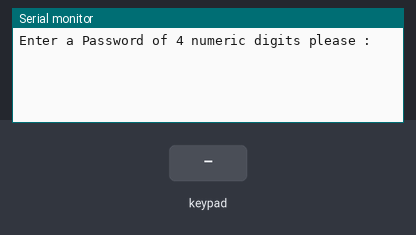
Recording of a sketch running on a simulated Arduino Uno, built with avr-gcc and run on an emulated ATmega328P. Shown: the last lines printed to the serial monitor. Inputs (shaded band) come from the test bench.

Above: at 1.2 s.
1.3 s: key '1' pressed
At 2.0 s:
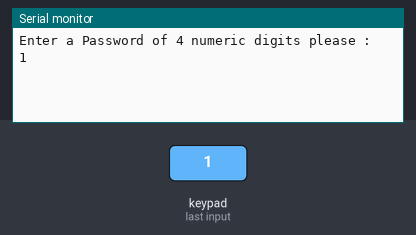
2.8 s: keypad keys 1 2 3 4 # pressed 0.4 s apart
At 5.7 s:
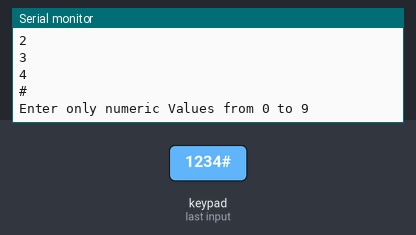
6.3 s: key 'A' pressed
At 6.8 s:
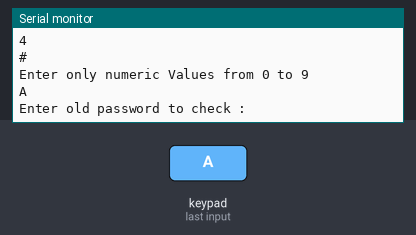
7.8 s: keypad keys 1 2 3 4 pressed 0.4 s apart
At 10.5 s:
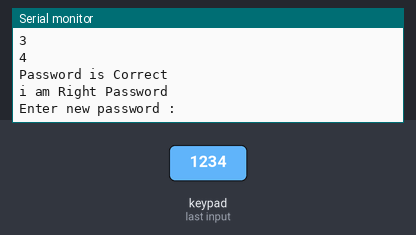
10.9 s: key 'B' pressed
At 11.7 s:
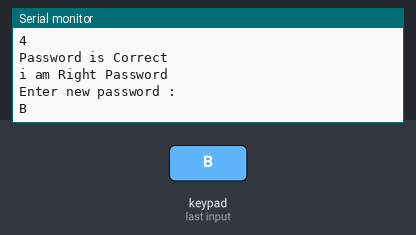
12.4 s: keypad keys 1 2 3 4 * pressed 0.4 s apart
At 13.48 s:
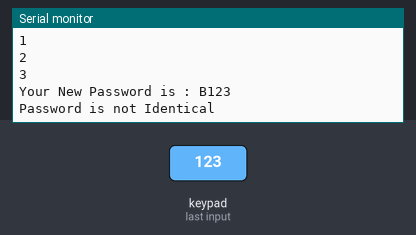
Timing chart, 0 to 15.4 s (numbered marks = the images above; inputs shaded):
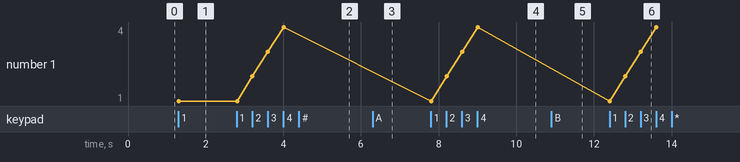

Measured:
- after the input at 1.3 s, the serial monitor: prints a new line at once (image 1)
- after the input at 2.8 s, the serial monitor: prints a new line after 0.40 s (image 2)
- after the input at 6.3 s, the serial monitor: prints a new line at once (image 3)
- after the input at 7.8 s, the serial monitor: prints a new line at once (image 4)
- after the input at 10.9 s, the serial monitor: prints a new line at once (image 5)
- after the input at 12.4 s, the serial monitor: prints a new line at once (image 6)

The sketch:

keypad_Auth_03.ino
```cpp
#include <Keypad.h> //include header file

// Define the rows and columns of the keypad 4x4
const byte ROWS = 4; // Four rows
const byte COLS = 4; // Four columns

// Define the symbols on the buttons of the keypad using two diementions array
char keys[ROWS][COLS] = {
  {'1','2','3','A'},
  {'4','5','6','B'},
  {'7','8','9','C'},
  {'*','0','#','D'}
};

// Connect keypad ROW0, ROW1, ROW2 and ROW3 to these Arduino pins.(digital pins)
byte rowPins[ROWS] = {9, 8, 7, 6}; // Rows 0 to 3

// Connect keypad COL0, COL1 and COL2 to these Arduino pins.(digital pins)
byte colPins[COLS] = {5, 4, 3, 2}; // Columns 0 to 3

// Create the Keypad object
Keypad mykeypad = Keypad(makeKeymap(keys), rowPins, colPins, ROWS, COLS);//takes function that takes keys as a map
//////////////////////////////////GLOBAL VARIABLES//////////////////////////////////////////
char enteredPassword[4];//store entered password entered by user in an array
byte i = 0;//global counter to  iterate over entered password
char correctPassword[4] = {'1','2','3','4'};// store correct password in an array
byte countWrong = 0; // counts wrong digits entered
char symbols[6] = {'A','B','C','D','#','*'};//* for outside authentaction and # for inside authentaction
byte countWrongPasswords = 0;

//////////////////////////////GLOBAL FUNCTIONS/////////////////////////////////////
void optionMenu(char symbol);
void enterPassword();
bool passwordCheck();
// void confirmPassword();
void callPolice();//instead of confirm function
void resetPassword();
void clearPassword();
void noRepeatedPassword();
void rightPassword();
void wrongPassword_firstTime();
void wrongPassword_secondTime();
void wrongPassword_thirdTime();
void wrongPassword_fourthTime();
void WrongPasswords(byte w);
void lockSystem();
void outsideAuth();
void insideAuth();
//////////////////////////////////SETUP FUNCTION///////////////////////////////////
void setup() {
  Serial.begin(9600);//initate bandwidth of data to 9600 with serial monitor
  Serial.println("Enter a Password of 4 numeric digits please :");

}
////////////////////////////LOOP FUNCTION///////////////////////////////////////////
void loop() {
  enterPassword();
  // passwordCheck();
  // WrongPasswords(countWrongPasswords);
}
////////////////////////////////////FUNCTIONS IMPLEMENTATIONS////////////////////////////////////

void optionMenu(char symbol)
{
    switch (symbol)
    {
      case 'A':
        resetPassword();//changes in correct password array
        break;
      case 'B':
        // confirmPassword();// no confirm but only check
        // callPolice();
        break;
      case 'C':
        clearPassword();
        break;
      case 'D':
        passwordCheck();
        break;
      case '*':
        // outsideAuth();
        break;
      case '#':
        // insideAuth();
        break;
    }
}

void enterPassword()
{

  label:
  char key = mykeypad.getKey();
  // Check if a key is pressed
  if (key) {
    // Print the key to the serial monitor
    Serial.println(key);
    for(byte rows = 0;rows < ROWS;rows++)
    {
      if(key == keys[rows][3])
      {
        // Serial.println("Enter only numeric Values from 0 to 9");
        optionMenu(key);//goes to option menu to choose from it a key
   		  goto label;
        // break;
      }
      else if(key == keys[3][2] || key == keys[3][0])
      {
        Serial.println("Enter only numeric Values from 0 to 9");
        // optionMenu(key);//goes to option menu to choose from it a key
   		  goto label;
        break;
      }
    }

    enteredPassword[i] = key;
    i++;

  }
}

bool passwordCheck()
{
  if(i >= 4) // must be 4 casuse less than 4 will not store 4 digits
  {
      for(byte j = 0;j < 4;j++)
  	  {
        // Serial.print(enteredPassword[j]);
        if(enteredPassword[j] != correctPassword[j])
        {
          countWrong++;
          break;
        }

      }
    Serial.println();
    i = 0;
    bool check = false; // return final value
    if(countWrong)
    {
      Serial.println("Password is Wrong");
      check = false;
      countWrongPasswords++;
    }

    else
    {
      Serial.println("Password is Correct");
      check = true;
      // rightPassword();
      countWrongPasswords = 0;
    }
    countWrong = 0;//reset count to zero
    WrongPasswords(countWrongPasswords);
    return check;

	}
}

void resetPassword()
{
  Serial.println("Enter old password to check : ");
  i = 0;
  while(i < 4)
  {
    enterPassword();
  }

  // for(byte p = 0;p < 4;p++)
  // {
  //   Serial.print(enteredPassword[p]);
  // }
  // for(byte p = 0;p < 4;p++)
  // {
  //   Serial.print(correctPassword[p]);
  // }
  // Serial.println(i);i = 4
  if(passwordCheck())
  {
    i = 0;
    Serial.println("Enter new password : ");
    while(i < 4)
    {
      char key = mykeypad.getKey();
    // Check if a key is pressed
      if (key)
      {
        // Print the key to the serial monitor
        Serial.println(key);
        correctPassword[i] = key;
        i++;

      }
    }

  }
  i = 0;
  Serial.print("Your New Password is : ");
  for(byte p = 0;p < 4;p++)
  {
    Serial.print(correctPassword[p]);
  }
  Serial.println();
  noRepeatedPassword();
}

void clearPassword()
{
  for(byte k = 0; k < 4;k++)
  {
    enteredPassword[k] = '\0';//empty array
  }
  for(byte p = 0;p < 4;p++)
  {
     Serial.print(enteredPassword[p]);
  }
  i = 0;
  Serial.println("Password is Cleared");
  Serial.println("Enter a Password of 4 numeric digits please :");
}
void confirmPassword()
{

}
void callPolice()
{

}
void noRepeatedPassword()
{
  char oldPassword[4];
  char newPassword[4];
  bool isIdentical = true;
  for(byte k = 0;k < 4;k++)
  {
    oldPassword[k] = enteredPassword[k];
    newPassword[k] = correctPassword[k];
    if(oldPassword[k] != newPassword[k])
    {
      isIdentical = false;
    }
  }
  if(isIdentical)
  {
    Serial.println("Enter different Password from the old one");
    resetPassword();
  }
  else
  {
    Serial.println("Password is not Identical");
  }
}
void WrongPasswords(byte w)
{
  if(w <= 4)
  {
    switch(w)
    {
      case 0 :
        rightPassword();
        break;
      case 1 :
        wrongPassword_firstTime();
        break;
      case 2 :
        wrongPassword_secondTime();
        break;
      case 3 :
        wrongPassword_thirdTime();
        break;
      case 4 :
        wrongPassword_fourthTime();
        break;
    }
  }

  else if(w > 4)
  {
    lockSystem();
  }
}
void rightPassword()
{
  Serial.println("i am Right Password");
  // lighting system code here
  //buzzer code here
  //servo code to open door code here
}
void wrongPassword_firstTime()
{
  Serial.println("i am Wrong Password #1");
  // lighting system code here
  //buzzer code here
}
void wrongPassword_secondTime()
{
  Serial.println("i am Wrong Password #2");
  // lighting system code here
  //buzzer code here

}
void wrongPassword_thirdTime()
{
  Serial.println("i am Wrong Password #3");
  // lighting system code here
  //buzzer code here

}
void wrongPassword_fourthTime()
{
  Serial.println("i am Wrong Password #4");
  // lighting system code here
  //buzzer code here
  //iot code here to control from App
}
void lockSystem()
{
  Serial.println("System Locked Entirely");
}
```
